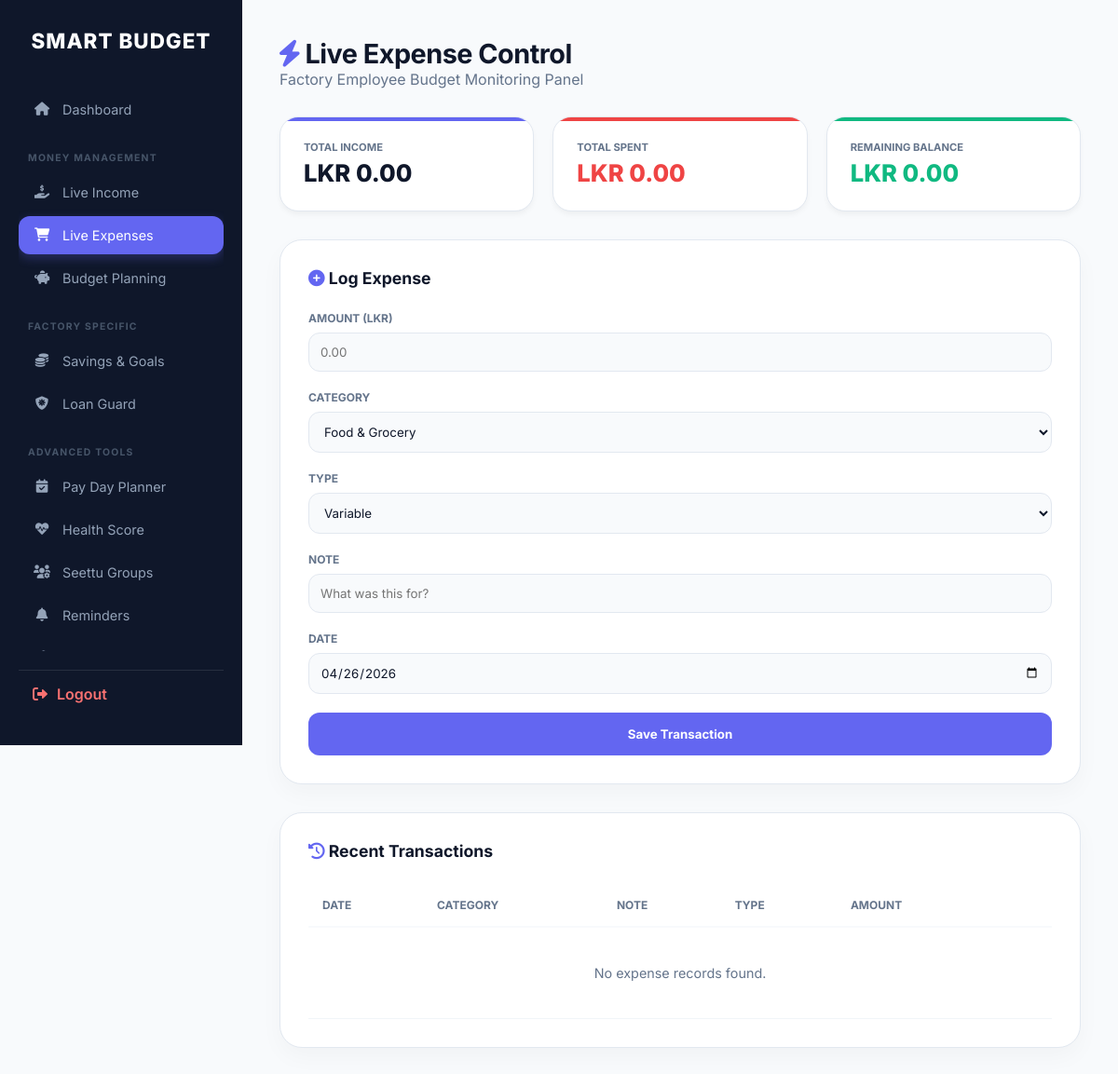
Page /expenses.php (signed in) on the earlier database version.
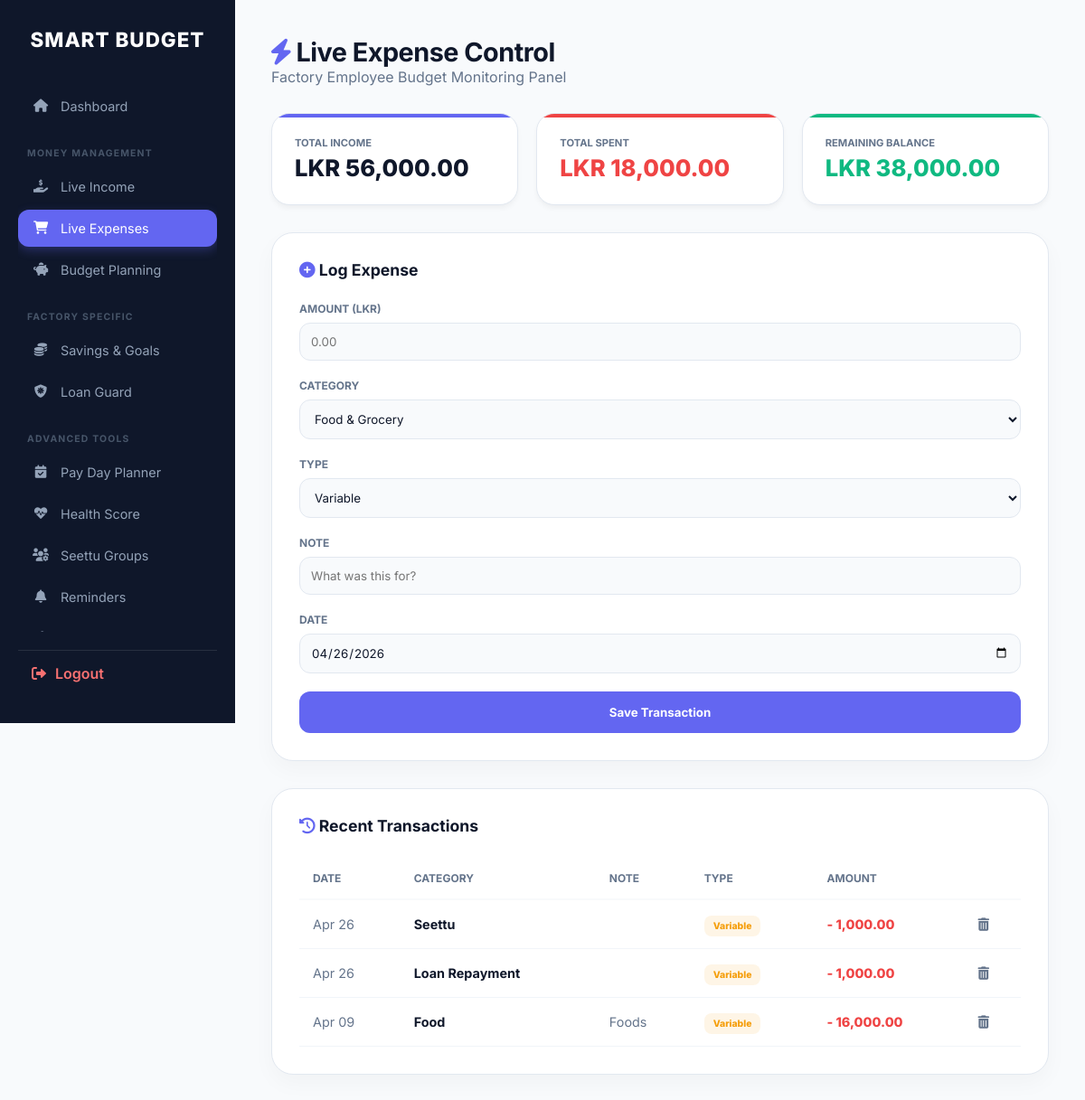
Same page on the later database version.
### tables this page shows
CREATE TABLE `expense_records` (
  `id` int NOT NULL,
  `user_id` int NOT NULL,
  `amount` decimal(10,2) NOT NULL,
  `category` varchar(100) DEFAULT NULL,
  `note` text,
  `type` enum('Fixed','Variable') DEFAULT 'Variable',
  `description` text,
  `date` date NOT NULL,
  `created_at` timestamp NULL DEFAULT CURRENT_TIMESTAMP
);

### expenses.php (the view, shortened to what the changed rows need)
<?php
require_once 'config.php';
$user_id = $_SESSION['user_id'];
$inc_query = "SELECT SUM(amount) as total_inc FROM income_records
              WHERE user_id = '$user_id'
              AND MONTH(date) = MONTH(CURRENT_DATE())
              AND YEAR(date) = YEAR(CURRENT_DATE())";
$inc_res = mysqli_query($conn, $inc_query);
$total_income = mysqli_fetch_assoc($inc_res)['total_inc'] ?? 0;
$exp_query = "SELECT SUM(amount) as total_exp FROM expense_records
              WHERE user_id = '$user_id'
              AND MONTH(date) = MONTH(CURRENT_DATE())
              AND YEAR(date) = YEAR(CURRENT_DATE())";
$exp_res = mysqli_query($conn, $exp_query);
$total_spent = mysqli_fetch_assoc($exp_res)['total_exp'] ?? 0;
$remaining_balance = $total_income - $total_spent;
$fetch_expenses = mysqli_query($conn, "SELECT * FROM expense_records WHERE user_id = '$user_id' ORDER BY date DESC");
?>
<!DOCTYPE html>
<html lang="en">
<head>
    <link rel="stylesheet" href="https://cdnjs.cloudflare.com/ajax/libs/font-awesome/6.0.0/css/all.min.css">
</head>
<body>
<div class="main-wrapper">
    <div class="header-section">
        <div>
            <h2><i class="fas fa-bolt" style="color: var(--primary);"></i> Live Expense Control</h2>
        </div>
    </div>
    <div class="stats-grid">
        <div class="stat-card card-primary">
            <h4 style="color: var(--text-sub); font-size: 0.7rem; text-transform: uppercase; font-weight: 700;">Total Income</h4>
            <div style="font-size: 1.6rem; font-weight: 800; margin-top: 5px;">LKR <?php echo number_format($total_income, 2); ?></div>
        </div>
        <div class="stat-card card-danger">
            <h4 style="color: var(--text-sub); font-size: 0.7rem; text-transform: uppercase; font-weight: 700;">Total Spent</h4>
            <div style="font-size: 1.6rem; font-weight: 800; color: var(--danger); margin-top: 5px;">LKR <?php echo number_format($total_spent, 2); ?></div>
        </div>
        <div class="stat-card card-success">
            <h4 style="color: var(--text-sub); font-size: 0.7rem; text-transform: uppercase; font-weight: 700;">Remaining Balance</h4>
            <div style="font-size: 1.6rem; font-weight: 800; color: <?php echo ($remaining_balance < 0) ? 'var(--danger)' : 'var(--success)'; ?>; margin-top: 5px;">
                LKR <?php echo number_format($remaining_balance, 2); ?>
            </div>
        </div>
    </div>
    <div class="layout-grid">
        <div class="glass-card">
            <div style="overflow-x: auto;">
                <table>
                    <thead>
                        <tr>
                            <th>Date</th>
                            <th>Category</th>
                            <th>Note</th>
                            <th>Type</th>
                            <th>Amount</th>
                            <th></th>
                        </tr>
                    </thead>
                    <tbody>
                        <?php if(mysqli_num_rows($fetch_expenses) > 0): ?>
                            <?php while($row = mysqli_fetch_assoc($fetch_expenses)): ?>
                            <tr>
                                <td style="color: var(--text-sub);"><?php echo date('M d', strtotime($row['date'])); ?></td>
                                <td style="font-weight: 700; color: var(--text-main);"><?php echo $row['category']; ?></td>
                                <td style="color: var(--text-sub);"><?php echo htmlspecialchars($row['note']); ?></td>
                                <td>
                                    <span class="tag <?php echo ($row['type'] == 'Fixed') ? 'tag-fixed' : 'tag-var'; ?>">
                                        <?php echo $row['type']; ?>
                                    </span>
                                </td>
                                <td style="color: var(--danger); font-weight: 800;">- <?php echo number_format($row['amount'], 2); ?></td>
                                <td>
                                    <a href="expenses.php?delete_id=<?php echo $row['id']; ?>" class="action-icon" onclick="return confirm('Delete this record?')">
                                        <i class="fas fa-trash-alt"></i>
                                    </a>
                                </td>
                            </tr>
                            <?php endwhile; ?>
                        <?php else: ?>
                            <tr>
                                <td colspan="6" style="text-align: center; padding: 40px; color: var(--text-sub);">No expense records found.</td>
                            </tr>
                        <?php endif; ?>
                    </tbody>
                </table>
            </div>
        </div>
    </div>
</div>
</body>
</html>

Differences in the rows shown:
added expense_records: date "Apr 26", category "Seettu", type "Variable", amount "1,000.00"
added expense_records: date "Apr 26", category "Loan Repayment", type "Variable", amount "1,000.00"
added expense_records: date "Apr 09", category "Food", note "Foods", type "Variable", amount "16,000.00"
Other differences:
$total_income: "0.00" → "56,000.00"
$total_spent: "0.00" → "18,000.00"
$remaining_balance: "0.00" → "38,000.00"
text no longer shown: "No expense records found."
